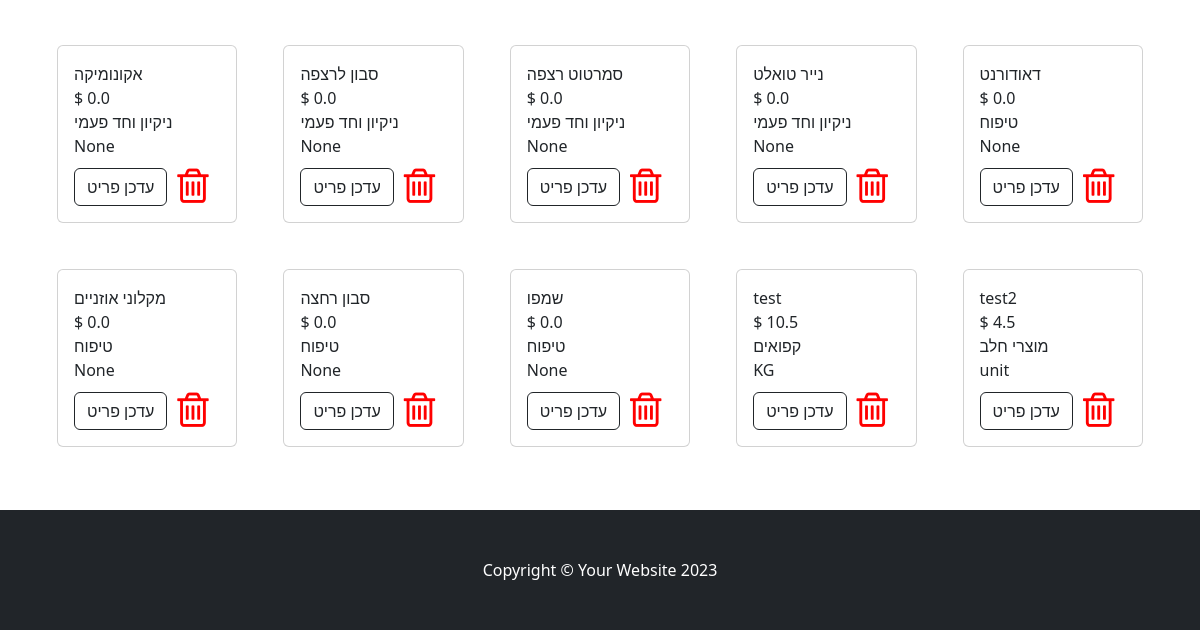
Page / (signed in, lower part) on the earlier database version.
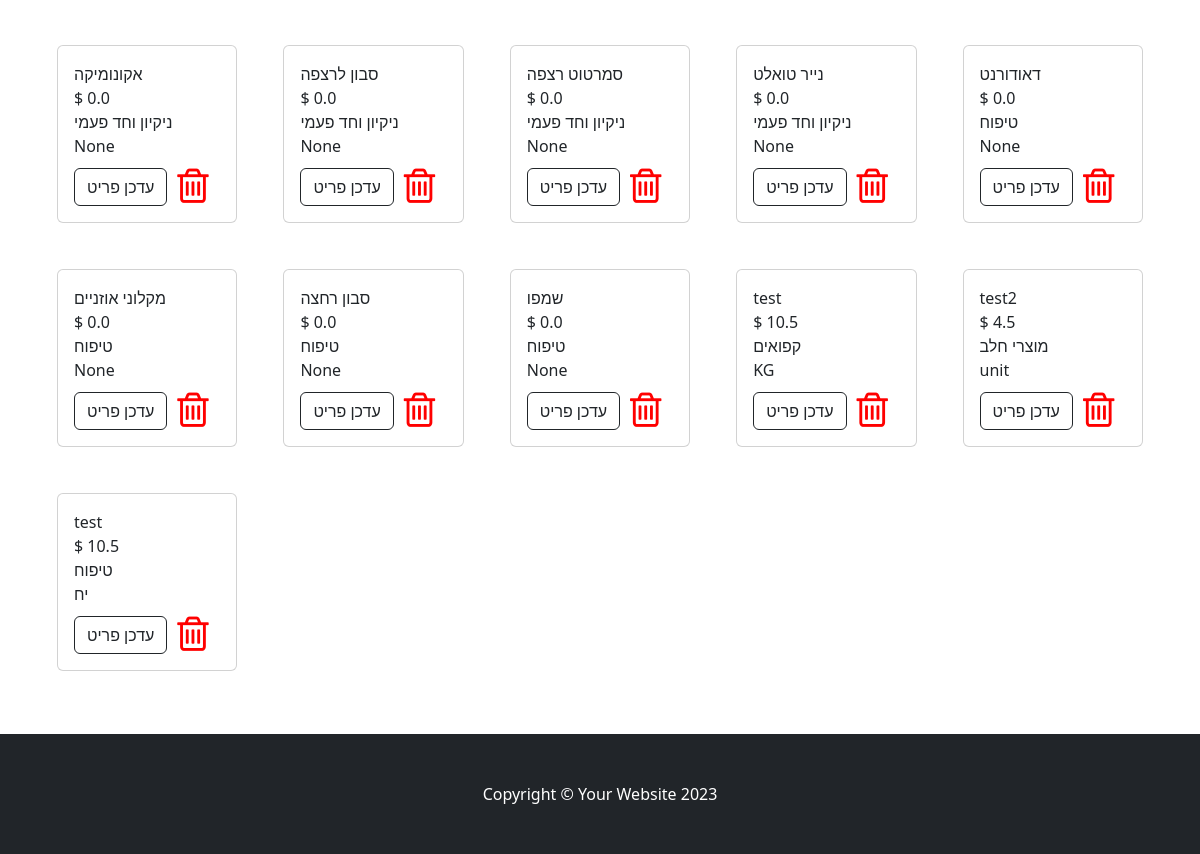
Same page on the later database version.
### tables this page shows
CREATE TABLE products (
        id INTEGER PRIMARY KEY AUTOINCREMENT,
        name TEXT NOT NULL,
        unit TEXT ,
        price REAL,
        category_id INTEGER,
        FOREIGN KEY (category_id) REFERENCES categories(id)
    );

CREATE TABLE categories (
        id INTEGER PRIMARY KEY AUTOINCREMENT,
        name TEXT UNIQUE NOT NULL
    );

### app.py (the view, shortened to what this page needs)
@app.route("/", methods=["GET", "POST"])
def index():
    if flask_login.current_user.is_authenticated:
        logger.info(str(flask_login.current_user.get_dict()) + "Has Logged in")
        all_lists =  database_read(f"select * from lists order by id desc;")
        data = database_read(f"select p.*,cat.name as catName from products p left JOIN categories cat on category_id = cat.id")
        categories =  database_read(f"select * from categories order by name;")
        return render_template('index.html',user=flask_login.current_user,lists=all_lists, all_items=data,categories=categories)
    else:
        return redirect("/login")

### HandelDB.py (called while the page is built)
def database_read(sql,data=None):
    connection = sqlite3.connect(database_filename)
    connection.row_factory = sqlite3.Row
    db = connection.cursor()
    if data:
         db.execute(sql, data)
    else:
         db.execute(sql)
    records = db.fetchall()
    rows = [dict(record) for record in records]
    db.close()
    connection.close()
    return rows

### app.py (called while the page is built)
@app.context_processor
def inject_user():
    return dict(user=flask_login.current_user)

@login_manager.user_loader
def load_user(userid):
    users = database_read(f"select  * from accounts where userid='{userid}';")
    if len(users)!=1:
        return None
    else:
        user = User(users[0]['userid'],users[0]['email'],users[0]['name'])
        user.id = userid
        return user

@app.teardown_appcontext
def close_connection(exception):
    db = getattr(g, '_database', None)
    if db is not None:
        db.close()

@app.after_request
def add_header(response):
    if request.path.endswith('service-worker.js'):
        response.headers['Content-Type'] = 'application/javascript'
    if request.path.endswith('manifest.json'):
        response.headers['Content-Type'] = 'application/manifest+json'
    return response

### templates/index.html (shortened to what this page needs)
{% extends 'base.html' %}
{% block content %}
        <section class="py-5">
            <div class="container container-box">
                <div class="row row-cols-2 row-cols-sm-3 row-cols-md-4 row-cols-lg-5 g-3">
                    {% for product in all_items%}
                    <div class="col">
                    <div class="card" style="margin: 15px;">
                    <div class="card-body">
                        <div class="card-title">{{ product['name'] }}
                            <div class="card-text">
                                    $ {{ product['price'] }}
                                    <br>
                                    {{ product['catName'] }}
                                    <br>
                                    {{ product['unit'] }}
                                </div>
                            </div>
                            <div  class="">
                                <div  style="display: flex;" class="text-center"><a class="btn btn-outline-dark mt-auto" href="{{ url_for('edit_product', product_id= product['id']) }}">עדכן פריט</a>
                                    <span><i id="delproductbtn" class="fa fa-trash-o delprod" style="font-size: 40px;color: red;margin-left: 10px;"></i></span>
                                </div>
                            </div>
                        </div>
                    </div>
                </div>
                    {% endfor%}
            </div>
        </div>
        </section>
    {% endblock %}

Differences in the rows shown:
added products: name "test", price "10.5", catName "טיפוח", unit "יח"
